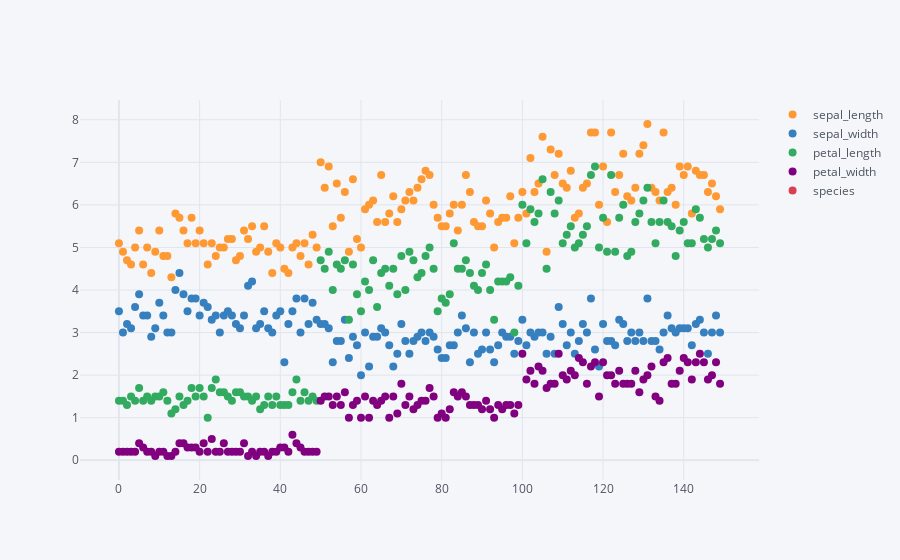

The notebook cell this image was saved under:
### Code cell
info2.iplot(kind = 'scatter' , mode ='markers' , size =8 )

### Figure 1 — Plotly figure (JSON) as saved in the notebook; plotly's stock layout.template omitted (floating-point values rounded to 4 significant figures; data arrays with more than 128 entries replaced by an {"elided": "..."} marker saying what was removed)
{"data": [{"line": {"color": "rgba(255, 153, 51, 1.0)", "dash": "solid", "shape": "linear", "width": 1.3}, "marker": {"size": 8, "symbol": "circle"}, "mode": "markers", "name": "sepal_length", "text": "", "type": "scatter", "x": {"elided": "150 int values"}, "y": {"elided": "150 float values"}}, {"line": {"color": "rgba(55, 128, 191, 1.0)", "dash": "solid", "shape": "linear", "width": 1.3}, "marker": {"size": 8, "symbol": "circle"}, "mode": "markers", "name": "sepal_width", "text": "", "type": "scatter", "x": {"elided": "150 int values"}, "y": {"elided": "150 float values"}}, {"line": {"color": "rgba(50, 171, 96, 1.0)", "dash": "solid", "shape": "linear", "width": 1.3}, "marker": {"size": 8, "symbol": "circle"}, "mode": "markers", "name": "petal_length", "text": "", "type": "scatter", "x": {"elided": "150 int values"}, "y": {"elided": "150 float values"}}, {"line": {"color": "rgba(128, 0, 128, 1.0)", "dash": "solid", "shape": "linear", "width": 1.3}, "marker": {"size": 8, "symbol": "circle"}, "mode": "markers", "name": "petal_width", "text": "", "type": "scatter", "x": {"elided": "150 int values"}, "y": {"elided": "150 float values"}}, {"line": {"color": "rgba(219, 64, 82, 1.0)", "dash": "solid", "shape": "linear", "width": 1.3}, "marker": {"size": 8, "symbol": "circle"}, "mode": "markers", "name": "species", "text": "", "type": "scatter", "x": {"elided": "150 int values"}, "y": {"elided": "150 str values"}}], "layout": {"legend": {"bgcolor": "#F5F6F9", "font": {"color": "#4D5663"}}, "paper_bgcolor": "#F5F6F9", "plot_bgcolor": "#F5F6F9", "title": {"font": {"color": "#4D5663"}}, "xaxis": {"gridcolor": "#E1E5ED", "showgrid": true, "tickfont": {"color": "#4D5663"}, "title": {"font": {"color": "#4D5663"}, "text": ""}, "zerolinecolor": "#E1E5ED"}, "yaxis": {"gridcolor": "#E1E5ED", "showgrid": true, "tickfont": {"color": "#4D5663"}, "title": {"font": {"color": "#4D5663"}, "text": ""}, "zerolinecolor": "#E1E5ED"}}}
